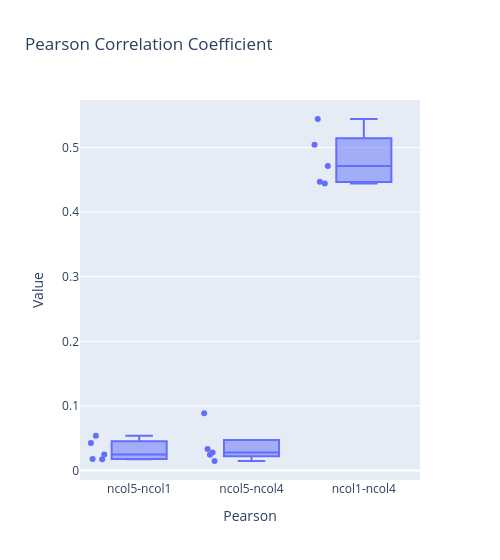

The notebook cell this image was saved under:
### Code cell
f = px.box(melted, x='Pearson', y='Value', points='all', title='Pearson Correlation Coefficient', width=500)
f.write_html('pearson.html')
f.write_image('pearson.png', scale=2)
f.write_image('pearson.pdf', scale=2)  # Save as PDF for high-quality printout
f

### Figure 1 — Plotly figure (JSON) as saved in the notebook; plotly's stock layout.template omitted (floating-point values rounded to 4 significant figures)
{"data": [{"alignmentgroup": "True", "boxpoints": "all", "hovertemplate": "Pearson=%{x}<br>Value=%{y}<extra></extra>", "legendgroup": "", "marker": {"color": "#636efa"}, "name": "", "notched": false, "offsetgroup": "", "orientation": "v", "showlegend": false, "type": "box", "x": ["ncol5-ncol1", "ncol5-ncol1", "ncol5-ncol1", "ncol5-ncol1", "ncol5-ncol1", "ncol5-ncol4", "ncol5-ncol4", "ncol5-ncol4", "ncol5-ncol4", "ncol5-ncol4", "ncol1-ncol4", "ncol1-ncol4", "ncol1-ncol4", "ncol1-ncol4", "ncol1-ncol4"], "x0": " ", "xaxis": "x", "y": [0.0538, 0.01786, 0.02473, 0.04257, 0.01739, 0.08869, 0.03325, 0.02799, 0.02461, 0.01477, 0.4472, 0.4441, 0.5441, 0.4714, 0.5043], "y0": " ", "yaxis": "y"}], "layout": {"boxmode": "group", "legend": {"tracegroupgap": 0}, "title": {"text": "Pearson Correlation Coefficient"}, "width": 500, "xaxis": {"anchor": "y", "domain": [0, 1], "title": {"text": "Pearson"}}, "yaxis": {"anchor": "x", "domain": [0, 1], "title": {"text": "Value"}}}}
